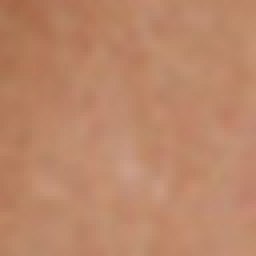
#> input picture SkinSample/skinsample0002.jpg, 64 x 64 px (shown 4 times larger); its folder holds only this picture in this run
$ python -i image.py   (imports and definitions only)
#> lines starting #> are read from the running program, lines starting #| are printed output that depends on the picture; after the words box and inside, x2 and y2 are one past the last pixel; in counts of white or black regions, pixels touching at a corner belong together
#> further down, picture is the input picture: shape (64, 64, 3); mean B, G, R 105, 134.5, 186.4
from PIL import Image
import cv2
import numpy as np
from detection_of_skin_area import rw, data
import time
import matplotlib.pyplot as plt
import operator
import wx


class ImageProcess:

    # [477 lines left out: functions __get_plot_image, plot_of_number_dict, build_model, denoise_median_blur, denoise_blur, denoise_gaussian_blur and 15 more, not called in this run]


class ImageCompare:
    # [557 lines left out: functions rgb, hsv, ycbcr, nonelight, grayworld, referencewhite and 5 more, not called in this run]

    def ellipse(self, image):
        """
        采用椭圆模型法对图像进行肤色检测，并将检测得到的图像保存
        :param image: 给定图像
        :return: None
        """
        image01 = Image.fromarray(cv2.cvtColor(image, cv2.COLOR_BGR2RGB))  # 将传参过来的OpenCV图转换成PIL.Image格式
        # 分离出图像的三个通道
        r, g, b = image01.split()
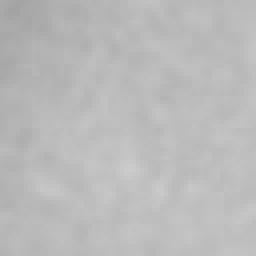
#> r: PIL image 64x64 L (shown 4 times larger); min 162, max 204, mean 186.4
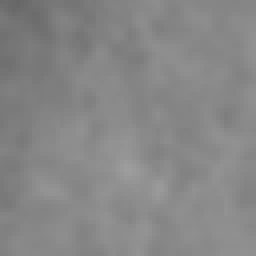
#> g: PIL image 64x64 L (shown 4 times larger); min 103, max 157, mean 134.5
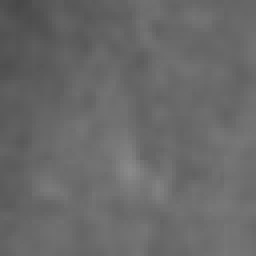
#> b: PIL image 64x64 L (shown 4 times larger); min 72, max 137, mean 105
        # 分别将三个通道的图像转化为数组
        rd = np.asarray(r)
        gd = np.asarray(g)
        bd = np.asarray(b)
        # 计算三个颜色分量的平均值
        avg_r = rd.mean()
#> avg_r = 186.4
        avg_g = gd.mean()
#> avg_g = 134.5
        avg_b = bd.mean()
#> avg_b = 105
        # 图像的平均灰度值
        avg_gray = np.divide(np.sum([avg_r, avg_g, avg_b]), 3.0)
#> avg_gray = 141.9
        # 将图像的平均灰度值与各通道的平均值相除
        a_r = np.divide(avg_gray, avg_r)
#> a_r = 0.762
        a_g = np.divide(avg_gray, avg_g)
#> a_g = 1.06
        a_b = np.divide(avg_gray, avg_b)
#> a_b = 1.35
        # 调整图像中每个像素的RGB通道值
        c_r = np.multiply(rd, a_r)
        c_g = np.multiply(gd, a_g)
        c_b = np.multiply(bd, a_b)
        # 将三个通道的二维数组转换为Image对象
        # 这里必须将Image转换为灰度图像，再进行合并，否则会提示ValueError:mode mismatch
        ar = Image.fromarray(c_r).convert('L')
        ag = Image.fromarray(c_g).convert('L')
        ab = Image.fromarray(c_b).convert('L')
        # 合并图像
        img01 = Image.merge("RGB", (ar, ag, ab))
        # 将PIL.Image转换成OpenCV格式
        img01 = cv2.cvtColor(np.array(img01), cv2.COLOR_RGB2BGR)
#> img01: shape (64, 64, 3)
        img01 = cv2.medianBlur(img01, 3)  # 中值滤波

        # 椭圆模型法
        skinCrCbHist = np.zeros((256, 256), dtype=np.uint8)  # 将返回给定形状和类型的新数组，用零填充。
        # 画椭圆——需要输入中心点位置，长轴和短轴的长度，椭圆沿逆时针选择角度，椭圆沿顺时针方向起始角度和结束角度
        cv2.ellipse(skinCrCbHist, (113, 155), (23, 15), 43, 0, 360, (255, 255, 255), -1)
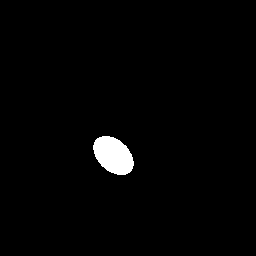
#> skinCrCbHist: shape (256, 256); 1.8% white; 1 white region, box (x1, y1, x2, y2) and area: (93, 136, 134, 175) 1148

        YCrCb = cv2.cvtColor(img01, cv2.COLOR_BGR2YCR_CB)
#> YCrCb: shape (64, 64, 3); mean of channels 0, 1, 2 141.4, 128, 128
        image02 = cv2.cvtColor(YCrCb, cv2.COLOR_YCR_CB2BGR)
        (b, g, r) = cv2.split(image02)
#> b: shape (64, 64)
#> g: shape (64, 64)
#> r: shape (64, 64)
        (y, cr, cb) = cv2.split(YCrCb)  # 图像三通道分离
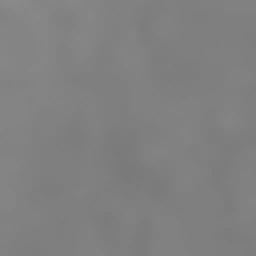
#> cr: shape (64, 64) (shown 4 times larger); min 122, max 137, mean 128
        skin = cv2.cvtColor(img01, cv2.COLOR_BGR2GRAY)
        (x, y) = cr.shape
#> x = 64; y = 64
        for i in range(0, x):  # 利用椭圆皮肤模型进行皮肤检测
            for j in range(0, y):
                CR = YCrCb[i, j, 1]
                CB = YCrCb[i, j, 2]
                if skinCrCbHist[CR, CB] > 0:
                    pass
                else:
                    b[i][j] = 0
                    g[i][j] = 0
                    r[i][j] = 0
            img02 = cv2.merge((b, g, r))
#> this loop made 64 passes
#> pass 2, in ellipse, `img02 = cv2.merge((b, g, r))`:
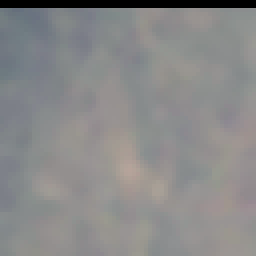
#> img02: shape (64, 64, 3) (shown 4 times larger); mean R, G, B 137.4, 137.2, 137.2
#> after the loop: b: shape (64, 64); every value is 0

        img03 = cv2.cvtColor(img02, cv2.COLOR_BGR2GRAY)
#> img02: shape (64, 64, 3); every value is 0

        (x, y) = img03.shape
        for i in range(0, x):
            for j in range(0, y):
                if img03[i][j] != 0:
                    img03[i][j] = 255

        size = self.__get_image_size(image)
        image_t = self.__alter_image_size(image, size)
        img02_t = self.__alter_image_size(img02, size)
        img03_t = self.__alter_image_size(img03, size)

        self.__save_image(image_t, "../TempInfo/ellipse_compare_1.jpg")
        self.__save_image(img02_t, "../TempInfo/ellipse_compare_2.jpg")
        self.__save_image(img03_t, "../TempInfo/ellipse_compare_3.jpg")

    # [268 lines left out: functions crotsu, gongren, xuezhe, zuozhe, not called in this run]

    def __get_image_size(self, image):
        """
        获取图像大小
        :param image: 图像
        :return: 图像大小
        """
#> (the run stopped early here; a loop or call above may not have finished)

$ run again, on SkinSample/skinsample0012.jpg
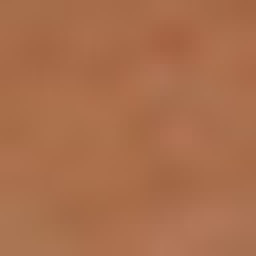
#> input picture SkinSample/skinsample0012.jpg, 64 x 64 px (shown 4 times larger)
#> picture is the input picture: shape (64, 64, 3); mean B, G, R 76.2, 110.2, 169.3
#> in ellipse, `r, g, b = image01.split()`:
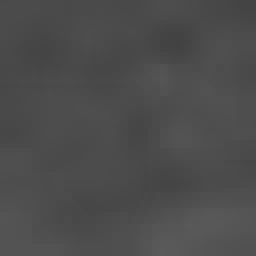
#> b: PIL image 64x64 L (shown 4 times larger); min 66, max 90, mean 76.2
#> avg_r = 169.3
#> avg_g = 110.2
#> avg_b = 76.19
#> avg_gray = 118.6
#> a_r = 0.7
#> a_g = 1.08
#> a_b = 1.56
#> skinCrCbHist: shape (256, 256); 1.8% white; 1 white region, box (x1, y1, x2, y2) and area: (93, 136, 134, 175) 1148
#> YCrCb: shape (64, 64, 3); mean of channels 0, 1, 2 118.1, 128, 128
#> the loop in ellipse, `for i in range(0, x):` made 64 passes
#> pass 2, in ellipse, `img02 = cv2.merge((b, g, r))`:
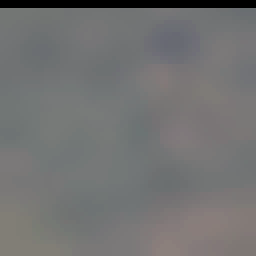
#> img02: shape (64, 64, 3) (shown 4 times larger); mean R, G, B 114.4, 114.5, 114.4

$ run again, on SkinSample/skinsample0029.jpg
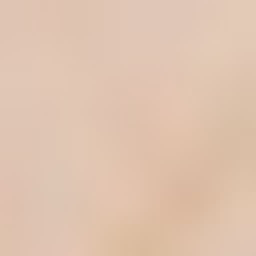
#> input picture SkinSample/skinsample0029.jpg, 64 x 64 px (shown 4 times larger)
#> picture is the input picture: shape (64, 64, 3); mean B, G, R 175.3, 195.2, 223.4
#> in ellipse, `r, g, b = image01.split()`:
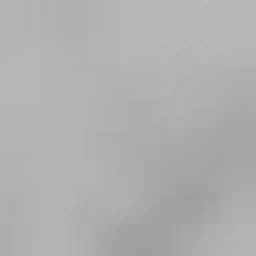
#> b: PIL image 64x64 L (shown 4 times larger); min 157, max 185, mean 175.3
#> avg_r = 223.4
#> avg_g = 195.2
#> avg_b = 175.3
#> avg_gray = 198
#> a_r = 0.886
#> a_g = 1.01
#> a_b = 1.13
#> skinCrCbHist: shape (256, 256); 1.8% white; 1 white region, box (x1, y1, x2, y2) and area: (93, 136, 134, 175) 1148
#> YCrCb: shape (64, 64, 3); mean of channels 0, 1, 2 197.4, 128, 128
#> the loop in ellipse, `for i in range(0, x):` made 64 passes
#> pass 2, in ellipse, `img02 = cv2.merge((b, g, r))`:
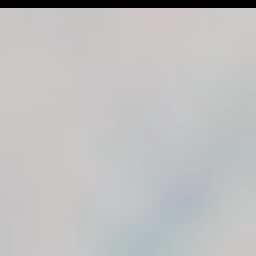
#> img02: shape (64, 64, 3) (shown 4 times larger); mean R, G, B 191.1, 191.1, 191.4
